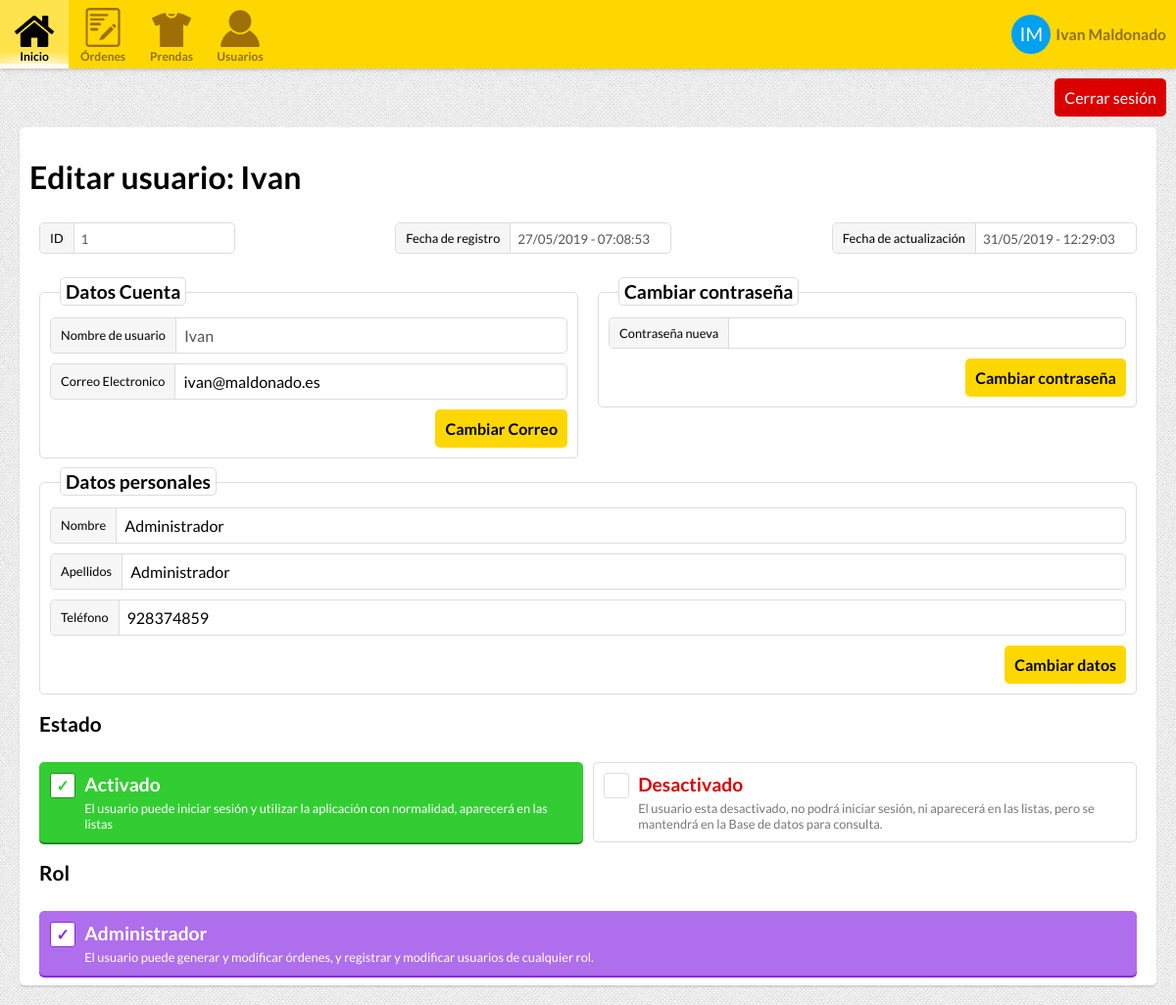
The app's page /user.php?id=1 (signed in) with its own data.
### tables this page shows
CREATE TABLE "USERS" (
	"USER_ID"	INTEGER NOT NULL PRIMARY KEY AUTOINCREMENT,
	"USERNAME"	TEXT NOT NULL,
	"NAME"	TEXT NOT NULL,
	"SURNAME"	TEXT,
	"PHONE"	INTEGER,
	"EMAIL"	TEXT NOT NULL,
	"HASHED_PASSWORD"	TEXT NOT NULL,
	"ROLE_ID"	INTEGER NOT NULL DEFAULT 0,
	"UPDATE_TIMESTAMP"	INTEGER NOT NULL,
	"REGISTER_TIMESTAMP"	INTEGER NOT NULL,
	"ACTIVE"	INTEGER NOT NULL DEFAULT 0,
	FOREIGN KEY("ROLE_ID") REFERENCES "USER_ROLES"("ROLE_ID")
);

CREATE TABLE "USER_ROLES" (
	"ROLE_ID"	INTEGER NOT NULL PRIMARY KEY AUTOINCREMENT,
	"ROLE_NAME"	TEXT NOT NULL,
	"ROLE_CSS_CLASS"	TEXT,
	"ROLE_DESCRIPTION"	TEXT
);

### Controllers/UserController.php (called while the page is built, shortened)
<?php
class UserController {
    private function connect(){
        return new PDO("sqlite:.data/data.db");
    }
    public function getUser($id){
        $db = $this->connect();
        $sql = "SELECT * FROM USERS AS U, USER_ROLES AS R WHERE USER_ID = :userID AND U.ROLE_ID = R.ROLE_ID";
        $stmt = $db->prepare($sql);
        $stmt->bindParam(':userID', $id);
        if($stmt->execute()){
            if($row = $stmt->fetch()){
               return new User(
                $row["USER_ID"],
                $row["USERNAME"],
                $row["HASHED_PASSWORD"],
                $row["EMAIL"],
                new Role(
                    $row["ROLE_ID"],
                    $row["ROLE_NAME"],
                    $row["ROLE_CSS_CLASS"],
                    $row["ROLE_DESCRIPTION"]
                ),
                $row["PHONE"],
                $row["NAME"],
                $row["SURNAME"],
                $row["REGISTER_TIMESTAMP"],
                $row["UPDATE_TIMESTAMP"],
                $row["ACTIVE"]
                );
            }
        }
        return null;
    }
}

### Classes/User.php (called while the page is built, shortened)
<?php
require_once("Classes/Role.php");
class User{
    private $id;
    private $username;
    private $email;
    private $role;
    private $telephone;
    private $name;
    private $surname;
    private $registeredDate;
    private $updateDate;
    function __construct($id = 0, $username, $password = null, $email, $role, $telephone, $name, $surname, $registeredDate, $updateDate, $active = 0){
        $this->id = $id;
        $this->username = $username;
        $this->email = $email;
        $this->role = $role;
        $this->telephone = $telephone;
        $this->name = $name;
        $this->surname = $surname;
        $registeredDateOb = new DateTime();
        $registeredDateOb->setTimestamp($registeredDate);
        $this->registeredDate = $registeredDateOb;
        $updateDateOb = new DateTime();
        $updateDateOb->setTimestamp($updateDate);
        $this->updateDate = $updateDateOb;
    }
    function getId(){
        return $this->id;
    }
    function getUsername(){
        return $this->username;
    }
    function getEmail(){
        return $this->email;
    }
    function getRole(){
        return $this->role;
    }
    function getTelephone(){
        return $this->telephone;
    }
    function getName(){
        return $this->name;
    }
    function getRegisteredDateString(){
        $date = $this->registeredDate;
        return $date->format('d/m/Y - H:i:s');
    }
    function getUpdateDateString(){
        $date = $this->updateDate;
        return $date->format('d/m/Y - H:i:s');
    }
    function getSurname(){
        return $this->surname;
    }
}

### Classes/Role.php (called while the page is built)
<?php
class Role{
    private $id;
    private $name;
    private $cssClass;
    private $description;
    function __construct($id, $name, $cssClass, $description = ""){
        $this->id = $id;
        $this->name = $name;
        $this->cssClass = $cssClass;
        $this->description = $description;
    }
    function getID(){
        return $this->id;
    }
    function getName(){
        return $this->name;
    }
    function getCssClass(){
        return $this->cssClass;
    }
    function getDescription(){
        return $this->description;
    }
}

### ViewControllers/userViewController.php (the view, shortened to what this page needs)
<?php
require_once("Controllers/UserController.php");
require_once("Classes/User.php");
require_once("Classes/Role.php");
$userController = new UserController();
$roles = $userController->getRoles();
$client = false;
$employee = false;
$admin = false;
$edit = false;
$register = false;
if(isset($_SESSION["userID"])){
    $sessionUser = $userController->getUser($_SESSION["userID"]);
    $sessionUserRole = $sessionUser->getRole();
}else {
    header("location: login.php");
}
if($sessionUserRole->getID() == 0){
    $client = true;
}elseif($sessionUserRole->getID() == 1){
    $employee = true;
}elseif($sessionUserRole->getID() == 2){
    $admin = true;
}
if(isset($_GET["id"]) && !empty($_GET["id"])){
    $edit = true;
}elseif(isset($_GET["newUser"])){
    $register = true;
    $title = "Registrar usuario";
}else {
    header("Location: index.php");
}
if($edit && ($employee || $admin)){
    $user = $userController->getUser($_GET["id"]);
    $userRole = $user->getRole();
}elseif($edit && $client && $sessionUser->getID() == $_GET["id"]){
    $user = $userController->getUser($_GET["id"]);
}
if(isset($_SESSION["userID"])){
    $sessionUser = $userController->getUser($_SESSION["userID"]);
} else {
    header("location: login.php");
}
function showIDField(){
    global $edit;
    global $employee;
    global $admin;
    global $user;
    if($edit && ($employee || $admin)){
        ?>
        <label class="boxed-input" id="username">
            <div class="text-label"><span>ID</span></div>
            <div class="input-container">
                <input type="text" value="<?=$user->getID()?>" disabled>
            </div>
        </label>
        <?php
    }
}
function showRegisterDateField(){
    global $edit, $client, $employee, $admin, $user;
    ?>
    <label class="boxed-input" id="register-date">
        <div class="text-label"><span>Fecha de registro</span></div>
        <div class="input-container">
            <input type="text" value="<?=$user->getRegisteredDateString()?>" disabled>
        </div>
    </label>
    <?php
}
function showUpdateDateField(){
    global $edit, $client, $employee, $admin, $user;
    if($employee || $admin){
    ?>
    <label class="boxed-input" id="update-date">
        <div class="text-label"><span>Fecha de actualización</span></div>
        <div class="input-container">
           <input type="text" value="<?=$user->getUpdateDateString()?>" disabled>
        </div>
    </label>
    <?php
    }
}
function showAccountDataForm(){
    global $edit, $client, $register, $employee, $admin, $user;
    if($edit){
    ?>
    <form id="account-info-container" method="post" action="user.php?id=<?=$user->getID()?>">
        <div class="field-set" id="client-infoset">
        <h3>Datos Cuenta</h3>
            <label class="boxed-input" id="username">
                <div class="text-label"><span>Nombre de usuario</span></div>
                <div class="input-container">
                    <input type="text" value="<?=$user->getUsername()?>" disabled>
                </div>
            </label>
            <label class="boxed-input" id="email">
                <div class="text-label"><span>Correo Electronico</span></div>
                <div class="input-container">
                    <input type="text" value="<?=$user->getEmail()?>" name="email">
                </div>
            </label>
            <div class="form-buttons">
                <input type="submit" value="Cambiar Correo" class="input-submit-button">
            </div>
        </div>
    </form>
        <?php
    }
}
function showPasswordForm(){
    global $edit, $register, $register, $client, $employee, $admin, $user, $sessionUser;
    if($edit){
    ?>
        <form id="change-password-container" method="post" action="user.php?id=<?=$user->getID()?>">
            <div class="field-set" id="change-password">
            <h3>Cambiar contraseña</h3>
                <label class="boxed-input mandatory" id="password">
                    <div class="text-label"><span>Contraseña nueva</span></div>
                    <div class="input-container">
                        <input type="password" name="password">
                    </div>
                </label>
                <div class="form-buttons">
                    <input type="submit" value="Cambiar contraseña" class="input-submit-button">
                </div>
            </div>
        </form>
    <?php
    }
}
function showPersonalInfoForm(){
    global $edit, $register, $register, $client, $employee, $admin, $user, $sessionUser;
    if($edit && ($admin || $employee ||($client || $user->getID() == $sessionUser->getID()))){
    ?>
    <form id="personal-info-container" action="user.php?id=<?=$user->getID()?>" method="post">
        <div class="field-set" id="personal-info-infoset">
            <h3>Datos personales</h3>
            <label class="boxed-input" id="username">
                <div class="text-label"><span>Nombre</span></div>
                <div class="input-container">
                    <input type="text" name="name" value="<?=$user->getName()?>">
                </div>
            </label>
            <label class="boxed-input" id="surname">
                <div class="text-label"><span>Apellidos</span></div>
                <div class="input-container">
                    <input type="text" name="surname" value="<?=$user->getSurname()?>">
                </div>
            </label>
            <label class="boxed-input" id="phone">
                <div class="text-label"><span>Teléfono</span></div>
                <div class="input-container">
                    <input type="number" name="phone" value="<?=$user->getTelephone()?>">
                </div>
            </label>
            <div class="form-buttons">
                <input type="submit" value="Cambiar datos" class="input-submit-button">
            </div>
        </div>
    </form>
    <?php
    }
}
function showRoleForm(){
    global $edit, $register, $register, $client, $employee, $admin, $user, $roles, $userRole, $sessionUser;
    if($userRole){
        $userRole = $user->getRole();
    }
    if($edit && ($admin || $employee) && $user->getID() != $sessionUser->getID()){
    ?>
    <form id="role-form" action="user.php?id=<?=$user->getID()?>" method="post">
        <h2>Rol</h2>
        <div>
            <?php
            if($admin){
                foreach($roles as $role){
                ?>
        <label class="boxed-radio <?=$role->getCssClass()?>">
            <input type="radio" name="role" value="<?=$role->getID()?>" <?=$userRole->getID() == $role->getID() ? "checked" : ""?>>
            <div class="container">
                <div class="radio-checkbox">&#x2713;</div>
                <div class="radio-title"><?=$role->getName()?></div>
                <div class="radio-desc"><?=$role->getDescription()?></div>
            </div>
        </label>
                <?php
                }
            }elseif($employee){
                ?>
        <label class="boxed-radio <?=$userRole->getCssClass()?>">
            <div class="container">
                <div class="radio-checkbox">&#x2713;</div>
                <div class="radio-title"><?=$userRole->getName()?></div>
                <div class="radio-desc"><?=$userRole->getDescription()?></div>
            </div>
        </label>
                <?php
            }
            ?>
        </div>
    </form>
    <?php
    }
}
function showUserStateForm(){
    global $edit, $register, $register, $client, $employee, $admin, $sessionUser, $user, $sessionUserRole, $userRole;
    if($edit && ($employee || $admin) && $user->getID() != $sessionUser->getID()){
    ?>
    <form id="active-form" method="post" action="user.php?id=<?=$user->getID()?>">
        <h2>Estado</h2>
        <div>
            <label class="boxed-radio active">
                <div class="container">
                    <div class="radio-checkbox">&#x2713;</div>
                    <div class="radio-title">Activado</div>
                    <div class="radio-desc">El usuario puede iniciar sesión y utilizar la aplicación con normalidad, aparecerá en las listas</div>
                </div>
            </label>
            <label class="boxed-radio disabled">
                <div class="container">
                    <div class="radio-checkbox">&#x2713;</div>
                    <div class="radio-title">Desactivado</div>
                    <div class="radio-desc">El usuario esta desactivado, no podrá iniciar sesión, ni aparecerá en las listas, pero se mantendrá en la Base de datos para consulta.</div>
                </div>
            </label>
        </div>
    </form>
    <?php
    }
}

### includes/navbar.inc (shortened to what this page needs)
<nav class="top-header">
    <a class="menu-item" href="index.php">
        <img src="media/img/inicio.png">
        <div class="label">Inicio</div>
    </a>
    <a class="menu-item" href="orders.php">
        <img src="media/img/order.png">
        <div class="label">Órdenes</div>
    </a>
    <?php
    if($employee||$admin){
        ?>
    <a class="menu-item" href="clothes.php">
        <img src="media/img/prendas.png">
        <div class="label">Prendas</div>
    </a>
    <a class="menu-item" href="users.php">
        <img src="media/img/users.png">
        <div class="label">Usuarios</div>
    </a>
        <?php
    }
    ?>
    <a class="menu-item user" href="user.php?id=<?=$sessionUser->getID()?>">
        <div class="user-avatar"><?=substr($sessionUser->getName(), 0,1) . substr($sessionUser->getSurname(), 0,1)?></div>
        <div class="username"><?=$sessionUser->getName()." ".$sessionUser->getSurname()?></div>
    </a>
</nav>
<a class="logout-button" href="?logout">Cerrar sesión</a>

### style/header.css (style rules this page uses)
nav.top-header { display: flex; flex-flow: row nowrap; width: 100%; background-color: #ffd700; box-shadow: 0 0 5px rgba(0,0,0,0.3); margin-bottom: 60px; }
nav.top-header > a.menu-item { display: flex; flex-flow: column nowrap; align-content: center; justify-content: center; margin: 0; padding: 5px 5px 0 5px; min-width: 70px; min-height: 70px; font-size: 12px; font-weight: 700; text-align: center; text-decoration: none; color: #926f1d; border-bottom: 5px solid rgba(255,255,255,0); box-sizing: border-box; }
nav.top-header > a.menu-item > img { width: 40px; height: 40px; margin: auto; }
nav.top-header > a.menu-item > img { margin: auto; }
nav.top-header > a.menu-item.user { margin-left: auto; flex-flow: row nowrap; justify-content: center; align-items: center; }
nav.top-header > a.menu-item.user > div.user-avatar { background-color: #00a1f1; border-radius: 50%; height: 40px; width: 40px; line-height: 40px; text-align: center; color: #fff; font-size: 1.6em; font-weight: 400; }
nav.top-header > a.menu-item.user > div.username { font-size: 1.3em; margin: 5px; }
.logout-button { position: absolute; right: 10px; top: 80px; background-color: #DA0000; padding: 10px; border-radius: 5px; color: #fff; }

### style/single-view.css (style rules this page uses)
div.form-buttons { grid-area: buttons; }
div.form-buttons > input.input-submit-button { padding: 10px; float: right; font-size: 1em; }
div.form-buttons > input.input-submit-button:after { clear:both; }
#update-date { float: right; }
#update-date:after { clear: both; }
div.form-container.user .form-buttons { flex-basis: 100%; align-self: flex-end; }
#account-info-container { grid-area: account; }
#account-info-container > div { display: flex; flex-flow: row wrap; justify-content: space-between; align-items: flex-end; padding: 20px 10px 5px; }
#account-info-container > div > label { flex-basis: 100%; }
#change-password-container { grid-area: password; }
#change-password-container > div { display: flex; flex-flow: row wrap; justify-content: space-between; align-items: flex-end; padding: 20px 10px 5px; }
#change-password-container > div > label { flex-basis: 100%; }
#personal-info-container { grid-area: personal; }
#personal-info-container > div { display: flex; flex-flow: row wrap; justify-content: space-between; align-items: flex-end; padding: 20px 10px 5px; }
#personal-info-container > div > label { flex-basis: 100%; }
#active-form { grid-area: active; }
#role-form { grid-area: role; }
#active-form > div, #role-form > div { display: flex; flex-flow: row wrap; justify-content: space-between; align-items: stretch; }
#active-form > div > label, #role-form > div > label { flex-basis: calc(50% - 5px); }
#role-form > div > label:last-child { flex-basis: 100%; }

### records on screen
users: NAME "I", SURNAME "M", NAME "Ivan", SURNAME "Maldonado"
users: ACTIVE "1", REGISTER_TIMESTAMP "27/05/2019 - 07:08:53", UPDATE_TIMESTAMP "31/05/2019 - 12:29:03", USERNAME "Ivan", email "ivan@maldonado.es", name "Administrador", surname "Administrador", phone "928374859", ROLE_ID.ROLE_NAME "Administrador", ROLE_ID.ROLE_DESCRIPTION "El usuario puede generar y modificar órdenes, y registrar y modificar usuarios de cualquier rol."

### other values on screen
$title "Editar usuario: Ivan"
